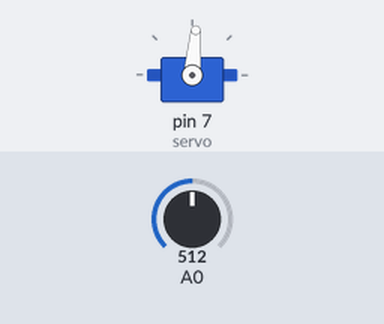
A sketch run on a simulated Arduino Uno, built with avr-gcc and run on an emulated ATmega328P. Shown: servo. The inputs (shaded band) are chosen by the test bench; at power-on: A0 = 512. What the sketch prints to the serial monitor is not drawn.

Above: at 1.2 s.
1.3 s: A0 set to 716
At 2.3 s:
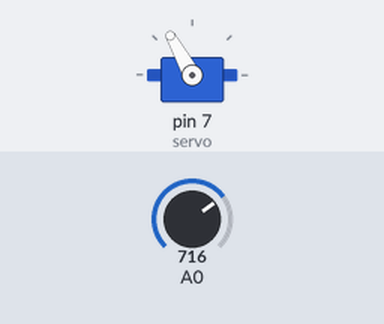
2.8 s: A0 set to 900
At 3.6 s:
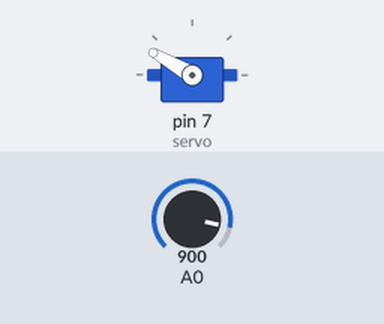
4.3 s: A0 set to 1023
At 4.6 s:
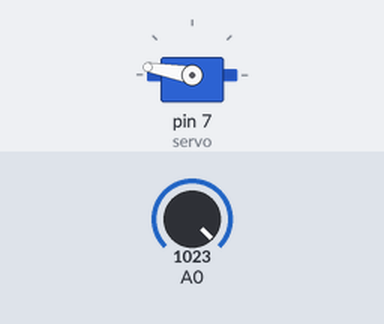
5.8 s: A0 set to 306
At 7.0 s:
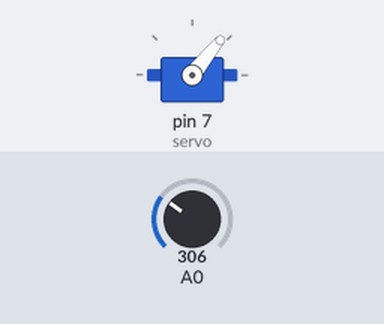
7.3 s: A0 set to 122
At 8.1 s:
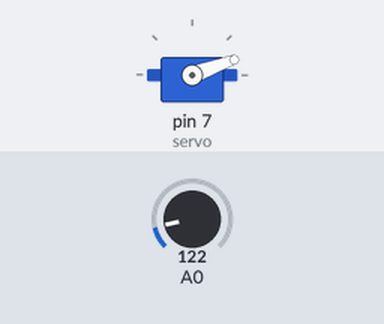
8.8 s: A0 set to 511
At 9.1 s:
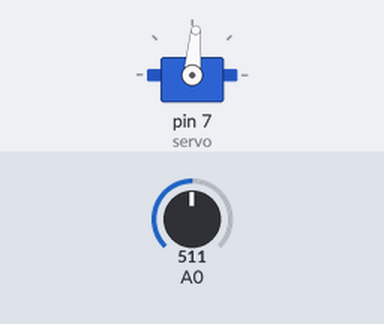
Timing chart, 0 to 11.3 s (numbered marks = the images above; inputs shaded):
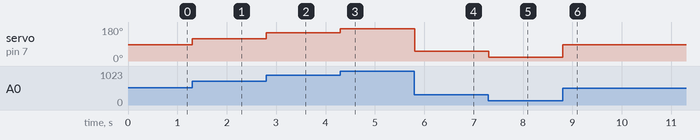

The sketch:

servo_and_pot.ino
```cpp
#include <Servo.h>
Servo servo;

void setup()
{
  Serial.begin(9600);
  servo.attach(7);
}

void loop()
{
  int reading = analogRead(A0);
  int angle = reading / 6;
  servo.write(angle);
  Serial.println(angle);
}
```

Measured:
- after the input at 1.3 s, servo on pin 7 (servo): 85° → 119° at once
- after the input at 2.8 s, servo on pin 7 (servo): 119° → 150° at once
- after the input at 4.3 s, servo on pin 7 (servo): 150° → 170° at once
- after the input at 5.8 s, servo on pin 7 (servo): 170° → 51° at once
- after the input at 7.3 s, servo on pin 7 (servo): 51° → 20° at once
- after the input at 8.8 s, servo on pin 7 (servo): 20° → 85° at once
